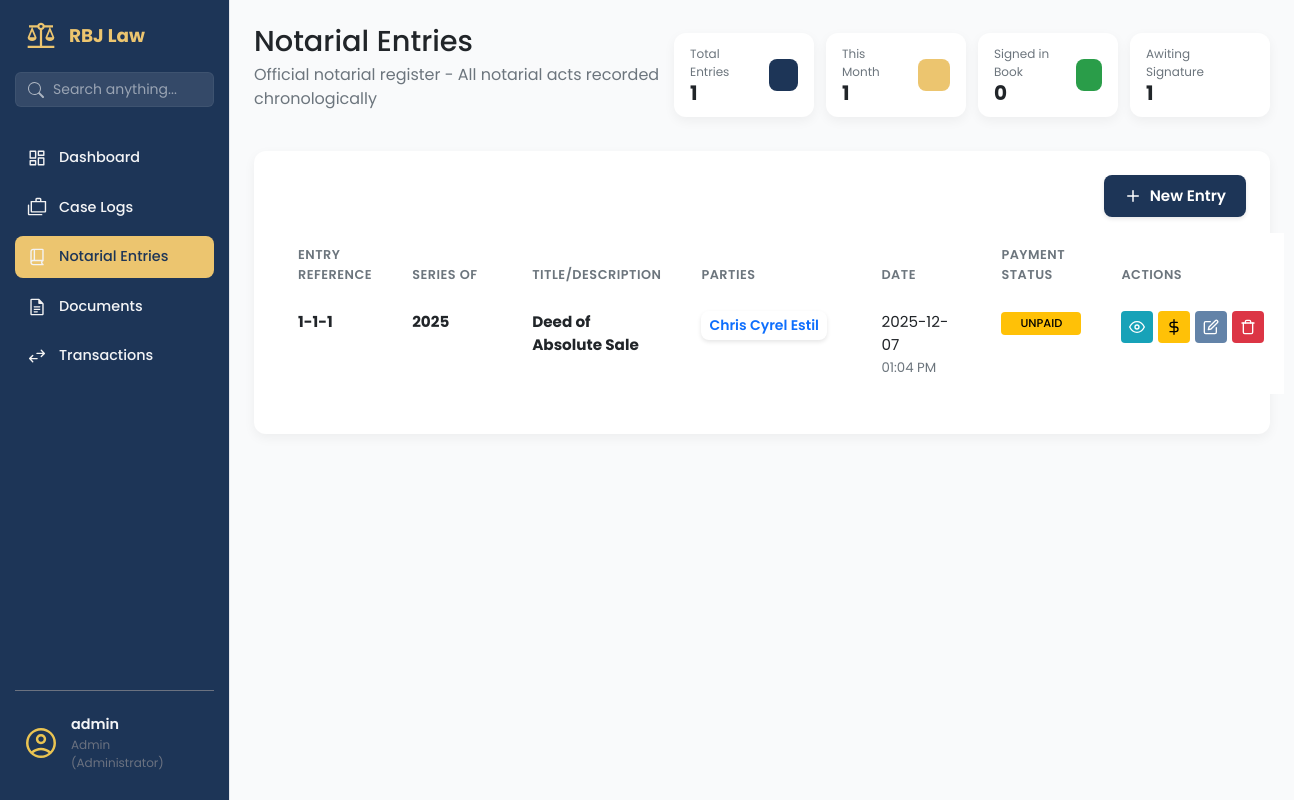
The page /notarial-entries/ (signed in) on the database as committed earlier.
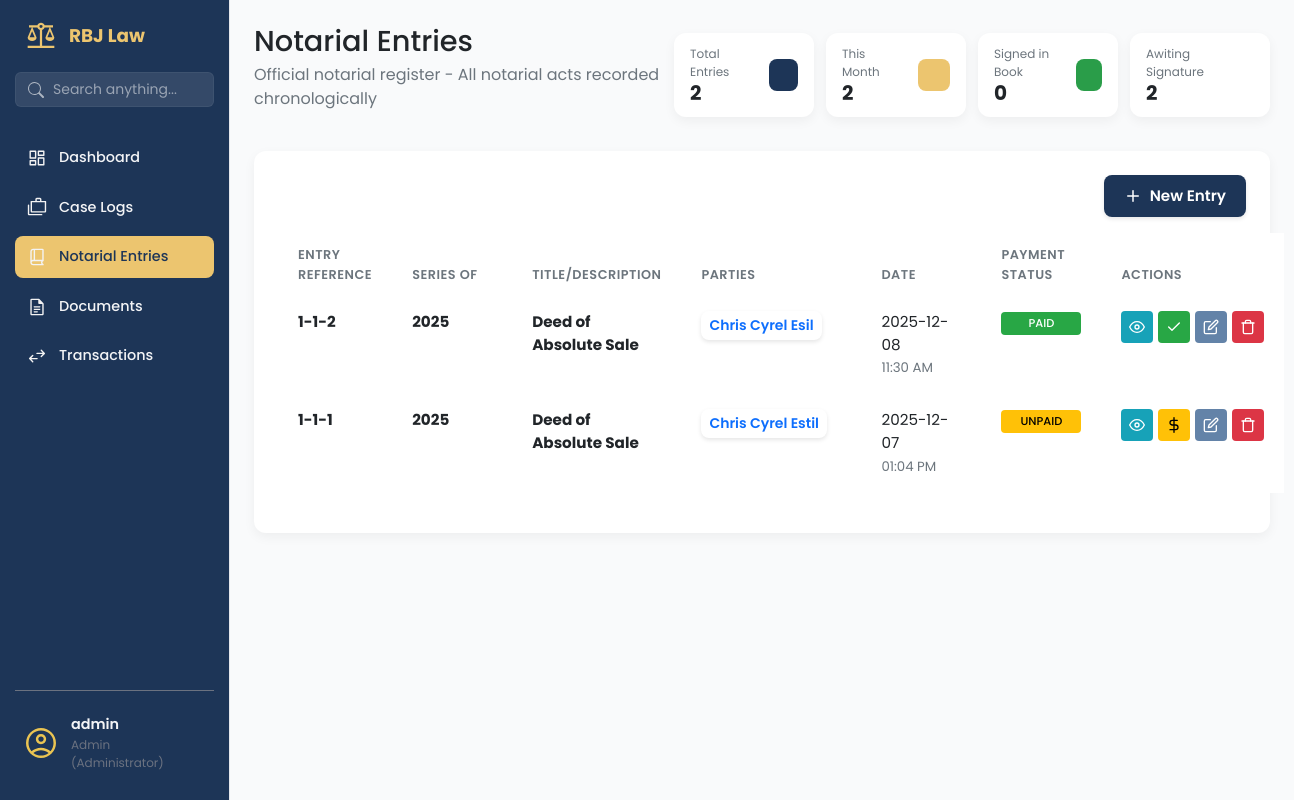
The same page on the database as committed later.
### app/models/notarial_entry_mdl.py (models this page shows, shortened)
class NotarialEntry(db.Model):
    __tablename__ = 'notarial_entries'
    id = db.Column(db.Integer, primary_key=True)
    not_entry_num = db.Column(db.String(255), nullable=False)
    not_page_num = db.Column(db.String(255), nullable=False)
    not_book_num = db.Column(db.String(255), nullable=False)
    not_series = db.Column(db.Integer, nullable=False)
    not_title = db.Column(db.String(255), nullable=False)
    not_date = db.Column(db.DateTime, nullable=False, default=datetime.utcnow)
    not_type_act = db.Column(db.String(255), nullable=False)
    not_fee = db.Column(Numeric(10, 2), nullable=False)
    not_fee_or = db.Column(db.String(255), nullable=True)
    not_other_place = db.Column(db.String(255), nullable=True)
    not_comp_evidence_id = db.Column(db.String(150), nullable=True)
    transaction_item_id = db.Column(db.Integer, db.ForeignKey('transaction_items.id'), nullable=True)
    transaction_status = db.Column(db.String(50), default='no_transaction')  # no_transaction, unpaid, paid
    transaction_item = db.relationship('TransactionItem',
                                     foreign_keys=[transaction_item_id],
                                     backref='notarial_entries',  # Changed from 'notary_entries'
                                     lazy=True)

class NotarialEntryParty(db.Model):
    __tablename__ = 'notarial_entry_parties'
    id = db.Column(db.Integer, primary_key=True)
    notarial_entry_id = db.Column(db.Integer, db.ForeignKey('notarial_entries.id'), nullable=False)
    party_name = db.Column(db.String(150), nullable=False)
    party_address = db.Column(db.String(150), nullable=False)
    party_id_type = db.Column(db.String(50), nullable=True) # e.g., Passport, Drivers License
    party_id_number = db.Column(db.String(50), nullable=True)
    party_id_expiry = db.Column(db.Date, nullable=True)
    notarial_entry = db.relationship('NotarialEntry', backref='parties', lazy=True)

### app/routes/notarial_entries_routes.py (the view)
@notarial_entries_bp.route('/')
@staff_or_admin_required
@login_required
def notarial_entries_page():
    entries = NotarialEntryService.get_all_entries()
    return render_template('notarial_entries.html', entries=entries, now=datetime.utcnow())

### app/services/notarial_entry_service.py (called while the page is built)
    @staticmethod
    def get_all_entries():
        return NotarialEntry.query.options(
            db.joinedload(NotarialEntry.parties),
            db.joinedload(NotarialEntry.witnesses)
        ).order_by(NotarialEntry.not_date.desc()).all()

### app/utils/permissions.py (called while the page is built)
def staff_or_admin_required(f):
    @wraps(f)
    def decorated_function(*args, **kwargs):
        if not current_user.is_authenticated:
            flash('Please login to access this page.', 'error')
            return redirect(url_for('auth.login'))
        if current_user.role not in ['admin', 'staff']:
            flash('Staff or Administrator access required.', 'error')
            return redirect(url_for('dashboard.dashboard_page'))
        return f(*args, **kwargs)
    return decorated_function

### app/templates/notarial_entries.html (shortened to what the changed rows need)
{% extends 'base.html' %}
{% block content %}
<main class="dashboard-content">
    <header class="dashboard-header">
        <div>
            <h1>Notarial Entries </h1>
        </div>
        <div style="display: flex; gap: 12px;">
            <div class="data-card data-card--sm">
                <div class="data-card__info">
                    <span class="data-card__title">Total Entries</span>
                    <span class="data-card__value">{{ entries|length }}</span>
                </div>
            </div>
            <div class="data-card data-card--sm">
                <div class="data-card__info">
                    <span class="data-card__title">This Month</span>
                    <span class="data-card__value">
                        {% set current_month = [] %}
                        {{ current_month|length }}
                    </span>
                </div>
            </div>
                        {% set signed_count = [] %}
            <div class="data-card data-card--sm">
                <div class="data-card__info">
                    <span class="data-card__title">Awiting Signature</span>
                    <span class="data-card__value">
                        {% set unsigned_count = [] %}
                        {{ unsigned_count|length }}
                    </span>
                </div>
            </div>
        </div>
    </header>
    <section class="content-section">
        <div class="panel-card">
            <div class="table-wrapper">
                <table class="table document-table">
                    <colgroup>
                    </colgroup>
                    <thead>
                        <tr>
                            <th data-sort-key="entry_ref">Entry Reference</th>
                            <th data-sort-key="series">Series Of</th>
                            <th data-sort-key="title">Title/Description</th>
                            <th data-sort-key="parties">Parties</th>
                            <th>Date</th>
                            <th>Payment Status</th>
                            <th>Actions</th>
                        </tr>
                    </thead>
                    <tbody>
                        {% for entry in entries %}
                        <tr>
                            <td>
                                <strong>{{ entry.not_book_num }}-{{ entry.not_page_num }}-{{ entry.not_entry_num
                                    }}</strong>
                            </td>
                            <td>
                                <strong>{{ entry.not_series }}</strong>
                            </td>
                            <td>
                                <strong>{{ entry.not_title }}</strong>
                            </td>
                            <td>
                                <div class="clickable-list">
                                    <button type="button" class="btn btn-sm btn-outline-primary view-parties-btn"
                                        data-bs-target="#partiesModal">
                                        {% for party in entry.parties %}
                                        {{ party.party_name }}{% if not loop.last %}, {% endif %}
                                        {% endfor %}
                                    </button>
                                </div>
                            </td>
                            <td>
                                <div>{{ entry.not_date.strftime('%Y-%m-%d') }}</div>
                                <small class="text-muted">{{ entry.not_date.strftime('%I:%M %p') }}</small>
                            </td>
                            <td>
                                {% if entry.not_fee_or %}
                                <span class="status-tag status-tag--signed">Paid</span>
                                {% else %}
                                <span class="status-tag status-tag--unsigned">Unpaid</span>
                                {% endif %}
                            </td>
                            <td>
                                <div class="action-buttons">
                                    <a href="{{ url_for('notarial_entries.entry_details', entry_id=entry.id) }}"
                                        class="btn-action btn-action--info" title="View Details">
                                        <svg xmlns="http://www.w3.org/2000/svg" width="16" height="16"
                                            viewBox="0 0 24 24" fill="none" stroke="currentColor" stroke-width="2"
                                            stroke-linecap="round" stroke-linejoin="round">
                                            <path d="M1 12s4-8 11-8 11 8 11 8-4 8-11 8-11-8-11-8z"></path>
                                            <circle cx="12" cy="12" r="3"></circle>
                                        </svg>
                                    </a>
                                    {% if entry.not_fee_or %}
                                    <span class="btn-action btn-action--success"
                                        title="Paid (OR: {{ entry.not_fee_or }})"
                                        style="background-color: #28a745; color: white; border-color: #28a745; cursor: default;">
                                        <svg xmlns="http://www.w3.org/2000/svg" width="16" height="16"
                                            viewBox="0 0 24 24" fill="none" stroke="currentColor" stroke-width="2"
                                            stroke-linecap="round" stroke-linejoin="round">
                                            <polyline points="20 6 9 17 4 12"></polyline>
                                        </svg>
                                    </span>
                                    {% else %}
                                    <form method="POST"
                                        action="{{ url_for('notarial_entries.mark_as_paid', entry_id=entry.id) }}"
                                        style="display: inline;">
                                        <button type="submit" class="btn-action btn-action--warning"
                                            title="Mark as Paid (Amount: {{ entry.not_fee }})"
                                            onclick="return confirm('Confirm payment of {{ entry.not_fee }} for this entry?');">
                                            <svg xmlns="http://www.w3.org/2000/svg" width="16" height="16"
                                                viewBox="0 0 24 24" fill="none" stroke="currentColor" stroke-width="2"
                                                stroke-linecap="round" stroke-linejoin="round">
                                                <line x1="12" y1="1" x2="12" y2="23"></line>
                                                <path d="M17 5H9.5a3.5 3.5 0 0 0 0 7h5a3.5 3.5 0 0 1 0 7H6"></path>
                                            </svg>
                                        </button>
                                    </form>
                                    {% endif %}
                                    <a href="#" class="btn-action btn-action--secondary"
                                        style="background-color: rgb(99, 131, 168); color: white;" title="Edit"
                                        data-bs-toggle="modal" data-bs-target="#entryModal"
                                        onclick="loadEntryData('{{ entry.id }}')">
                                    </a>
                                    <form method="POST"
                                        action="{{ url_for('notarial_entries.delete_entry', entry_id=entry.id) }}"
                                        style="display: inline;"
                                        onsubmit="return confirm('Are you sure you want to delete this entry?');">
                                        <button type="submit" class="btn-action btn-action--danger"
                                            style="background-color: #dc3545; color: white;" title="Delete">
                                        </button>
                                    </form>
                                </div>
                            </td>
                        </tr>
                        {% endfor %}
                    </tbody>
                </table>
            </div>
        </div>
    </section>
</main>
{% endblock content %}

Rows that differ between the two databases and show on the page:
added NotarialEntry: not_book_num "1", not_page_num "1", not_entry_num "2", not_series "2025", not_title "Deed of Absolute Sale", not_date "2025-12-08", not_date "11:30 AM", not_fee_or "PAID"
added NotarialEntryParty: party_name "Chris Cyrel Esil", shown under "1"
Other text that changed with them:
{{ entries|length }}: "1" → "2"
{{ current_month|length }}: "1" → "2"
{{ unsigned_count|length }}: "1" → "2"
